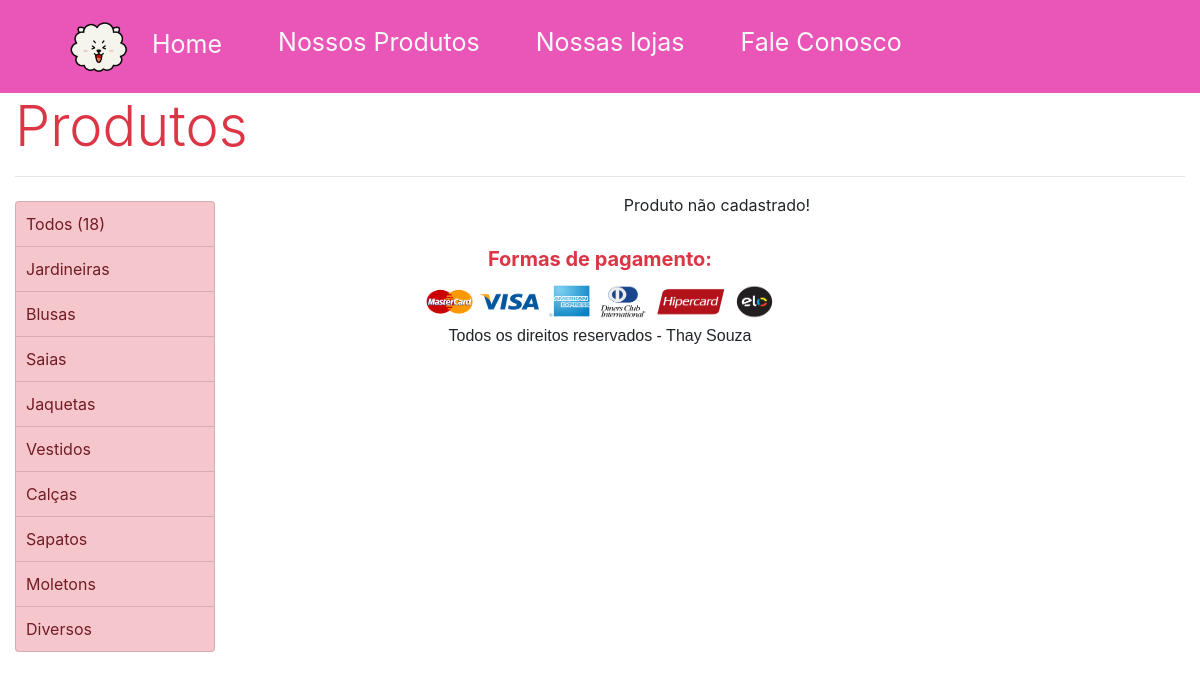
Before: /produtos.php with the older database file.
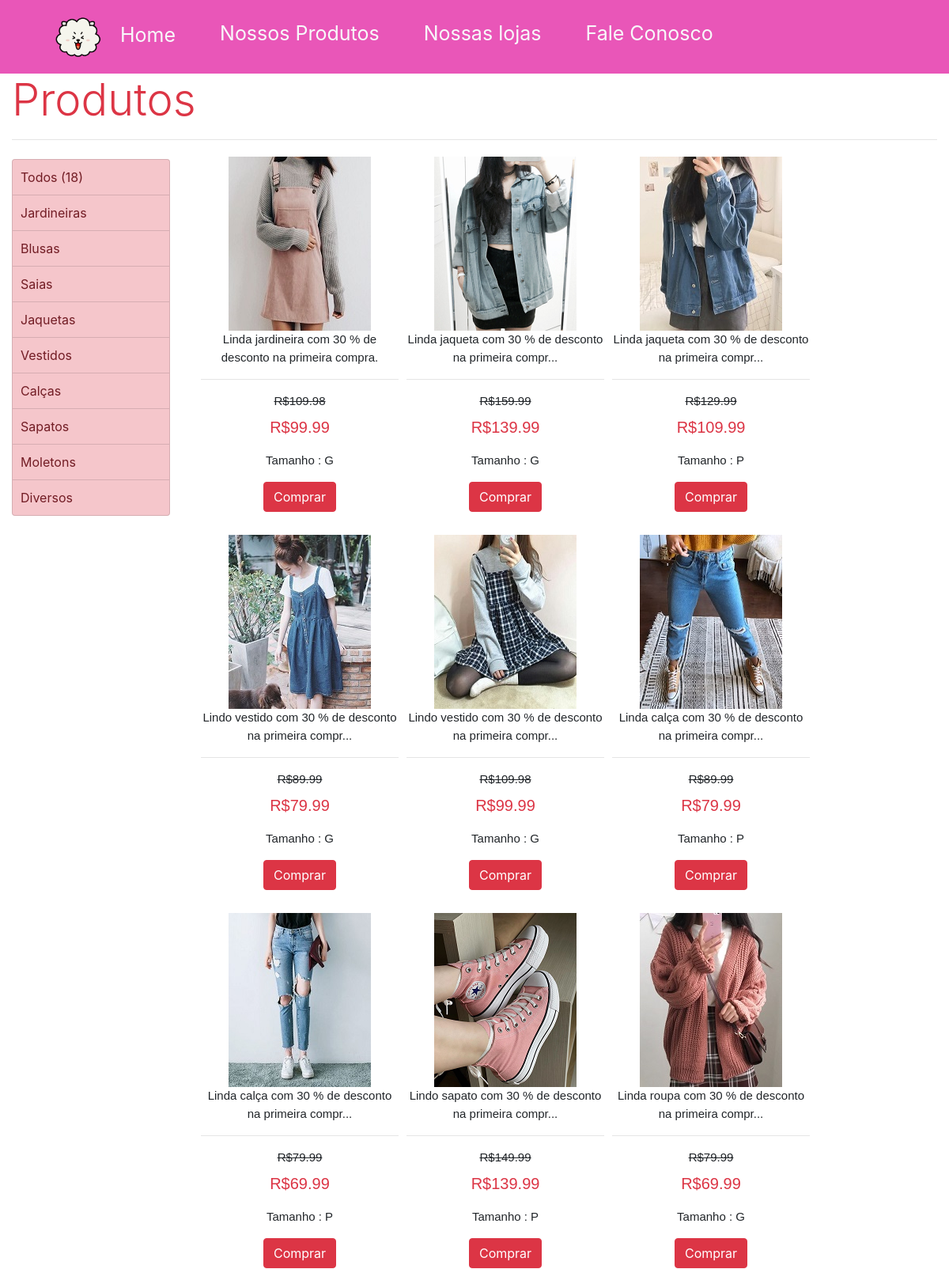
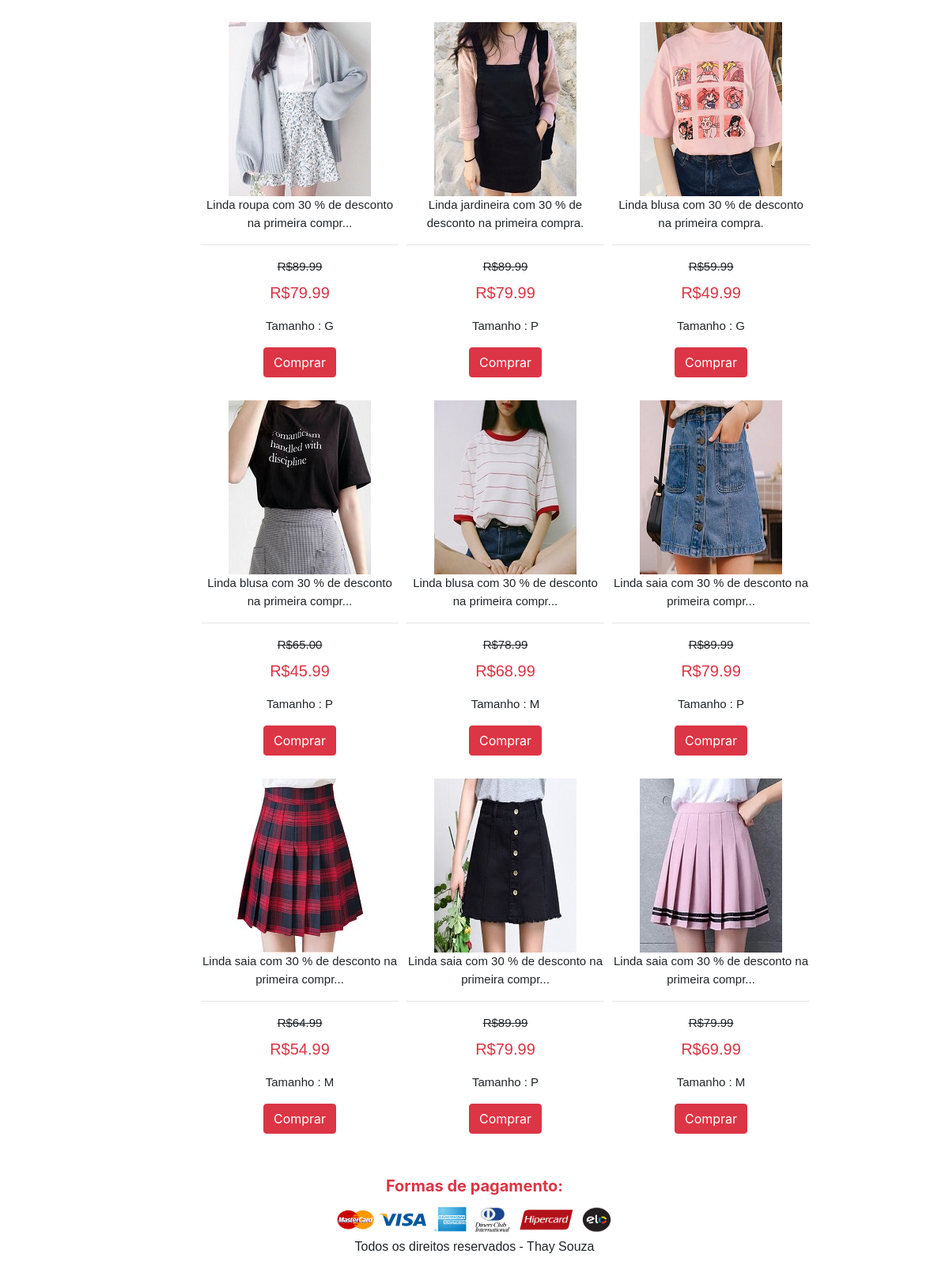
After: the same page with the newer database file (2 pictures, top to bottom).
### tables this page shows
CREATE TABLE `produtos` (
  `idproduto` int(11) NOT NULL,
  `categoria` varchar(50) NOT NULL,
  `descricao` varchar(255) NOT NULL,
  `imagem` varchar(255) NOT NULL,
  `preco` decimal(7,2) NOT NULL,
  `precofinal` decimal(7,2) NOT NULL
);

CREATE TABLE `opcao` (
  `idtipos` int(11) NOT NULL,
  `tipo` varchar(50) DEFAULT NULL
);

### produtos.php (the view, shortened to what this page needs)
<?php
$servername = "localhost";
$username = "root";
$password = "";
$database = "fseletro";
$conn = mysqli_connect($servername,$username,$password,$database);
?>
<!DOCTYPE html>
<html lang="pt-br">
    <head>
        <link rel="stylesheet" href="./css/css.css">
        <link rel="stylesheet" href="https://cdn.jsdelivr.net/npm/bootstrap@4.5.3/dist/css/bootstrap.min.css">
    </head>
    <body>
 <div class="container-fluid">
   <header>
       <h2 class="display-4 text-danger">Produtos</h2>
   </header>
       <hr>
       <section class="categorias mt-2">
                <ol class="list-group">
                    <li class="list-group-item list-group-item-danger" onclick="exibir_todos()">Todos (18)</li>
                    <li class="list-group-item list-group-item-danger" onclick="exibir_categoria('jardineira')">Jardineiras</li>
                    <li class="list-group-item list-group-item-danger" onclick="exibir_categoria('blusa')">Blusas</li>
                    <li class="list-group-item list-group-item-danger" onclick="exibir_categoria('saia')">Saias</li>
                    <li class="list-group-item list-group-item-danger" onclick="exibir_categoria('jaqueta')">Jaquetas</li>
                    <li class="list-group-item list-group-item-danger" onclick="exibir_categoria('vestido')">Vestidos</li>
                    <li class="list-group-item list-group-item-danger" onclick="exibir_categoria('calca')">Calças</li>
                    <li class="list-group-item list-group-item-danger" onclick="exibir_categoria('sapato')">Sapatos</li>
                    <li class="list-group-item list-group-item-danger" onclick="exibir_categoria('moletom')">Moletons</li>
                    <li class="list-group-item list-group-item-danger" onclick="exibir_categoria('diverso')">Diversos</li>
                   </ol>
        </section>
        <section class="produtos">
 <?php
 $sql = "SELECT * FROM produtos as p
 join escolha as e
 on p.idproduto = e.idproduto
 join opcao as o
 on o.idtipos = e.idtipos
 GROUP BY imagem";
 $result = $conn->query($sql);
 if ($result->num_rows>0){
     while($rows = $result->fetch_assoc()){
 ?>
   <div class="box_produto mb-4" id="<?php echo $rows["categoria"]; ?>">
   <img class="itens img-fluid"  src="<?php echo $rows["imagem"]; ?>" onmouseover="destaque(this)"
   onmouseout="destaque(this)">
   <br>
   <p class="descricao"><?php echo $rows["descricao"]; ?></p>
   <hr>
   <p class="descricao-preco">R$<?php echo $rows["preco"]; ?> </p>
   <p class="text-danger preco">R$<?php echo $rows["precofinal"]; ?> </p>
   <p>Tamanho : <?php echo $rows["tipo"]; ?></p>
   <a class="btn btn-danger" href="comprar.php">Comprar</a>
  </div>
 <?php
     }
}
else{
  echo "Produto não cadastrado!";
}
 ?>
       </section>
   </div>
 </body>
</html>

Changed rows visible on the page:
now on this page (row edited): produtos: imagem (picture), descricao "Linda jardineira com 30 % de desconto na primeira compra.", preco "109.98", precofinal "99.99", opcao.tipo "G"
now on this page (row edited): produtos: imagem (picture), descricao "Linda jaqueta com 30 % de desconto na primeira compr...", preco "159.99", precofinal "139.99", opcao.tipo "G"
now on this page (row edited): produtos: imagem (picture), descricao "Linda jaqueta com 30 % de desconto na primeira compr...", preco "129.99", precofinal "109.99", opcao.tipo "P"
now on this page (row edited): produtos: imagem (picture), descricao "Lindo vestido com 30 % de desconto na primeira compr...", preco "89.99", precofinal "79.99", opcao.tipo "G"
added produtos: imagem (picture), descricao "Lindo vestido com 30 % de desconto na primeira compr...", preco "109.98", precofinal "99.99", opcao.tipo "G"
added produtos: imagem (picture), descricao "Linda calça com 30 % de desconto na primeira compr...", preco "89.99", precofinal "79.99", opcao.tipo "P"
added produtos: imagem (picture), descricao "Linda calça com 30 % de desconto na primeira compr...", preco "79.99", precofinal "69.99", opcao.tipo "P"
added produtos: imagem (picture), descricao "Lindo sapato com 30 % de desconto na primeira compr...", preco "149.99", precofinal "139.99", opcao.tipo "P"
added produtos: imagem (picture), descricao "Linda roupa com 30 % de desconto na primeira compr...", preco "79.99", precofinal "69.99", opcao.tipo "G"
added produtos: imagem (picture), descricao "Linda roupa com 30 % de desconto na primeira compr...", preco "89.99", precofinal "79.99", opcao.tipo "G"
now on this page (row edited): produtos: imagem (picture), descricao "Linda jardineira com 30 % de desconto na primeira compra.", preco "89.99", precofinal "79.99", opcao.tipo "P"
now on this page (row edited): produtos: imagem (picture), descricao "Linda blusa com 30 % de desconto na primeira compra.", preco "59.99", precofinal "49.99", opcao.tipo "G"
now on this page (row edited): produtos: imagem (picture), descricao "Linda blusa com 30 % de desconto na primeira compr...", preco "65.00", precofinal "45.99", opcao.tipo "P"
now on this page (row edited): produtos: imagem (picture), descricao "Linda blusa com 30 % de desconto na primeira compr...", preco "78.99", precofinal "68.99", opcao.tipo "M"
now on this page (row edited): produtos: imagem (picture), descricao "Linda saia com 30 % de desconto na primeira compr...", preco "89.99", precofinal "79.99", opcao.tipo "P"
now on this page (row edited): produtos: imagem (picture), descricao "Linda saia com 30 % de desconto na primeira compr...", preco "64.99", precofinal "54.99", opcao.tipo "M"
now on this page (row edited): produtos: imagem (picture), descricao "Linda saia com 30 % de desconto na primeira compr...", preco "89.99", precofinal "79.99", opcao.tipo "P"
now on this page (row edited): produtos: imagem (picture), descricao "Linda saia com 30 % de desconto na primeira compr...", preco "79.99", precofinal "69.99", opcao.tipo "M"
Other visible differences:
text no longer shown: "Produto não cadastrado!"
